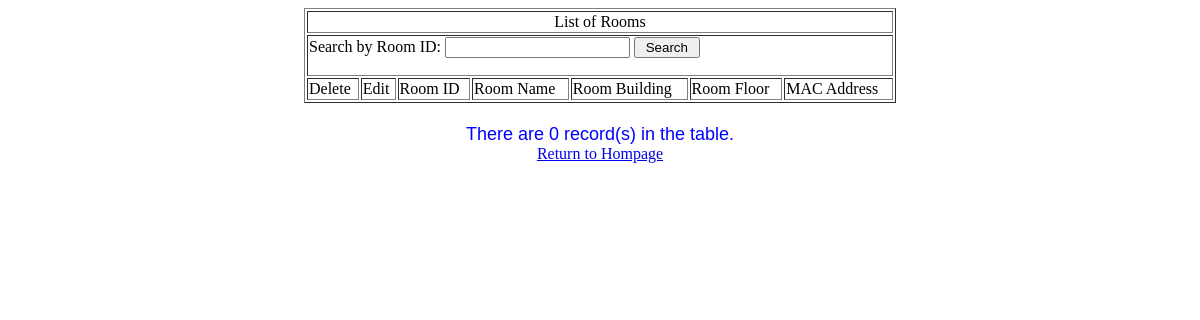
Before: /roomlist.php with the older database file.
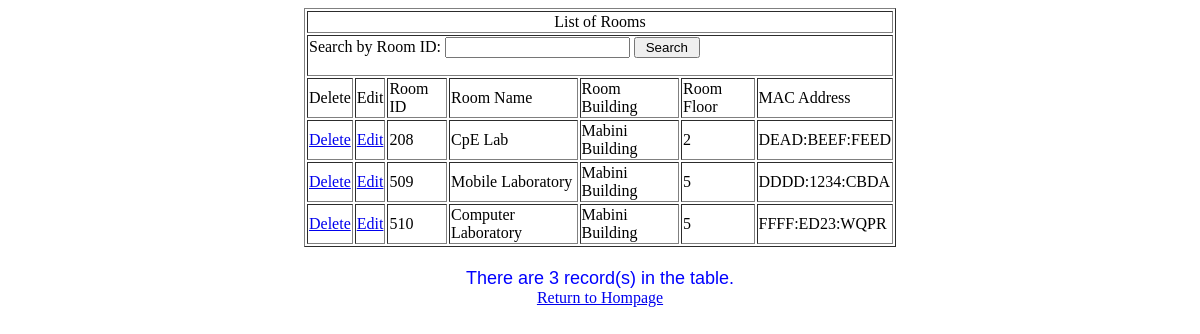
After: the same page with the newer database file.
### tables this page shows
CREATE TABLE `tbl_roomlist` (
  `room_id` varchar(5) NOT NULL,
  `room_name` varchar(100) NOT NULL,
  `room_bldg` varchar(100) NOT NULL,
  `room_floor` varchar(50) NOT NULL,
  `mac_address` varchar(100) NOT NULL
);

### roomlist.php (the view, shortened to what this page needs)
<html>
<head>
</head>
<body>
<center>
<table WIDTH=50% BORDER=1>
	<tr>
		<td COLSPAN=8 ALIGN="CENTER">List of Rooms</td>
	</tr>
	<tr>
		<td COLSPAN=8>
		<form NAME="searchArea" METHOD="POST" ACTION="">
			<label>Search by Room ID:</label>
			<input TYPE="text" ID="txtSearchLN" NAME="txtSearchLN">
                        <input TYPE="submit" VALUE=" Search ">
		</form>
		</td>
	</tr>
	<tr>
                <td>Delete</td>
                <td>Edit</td>
		<td>Room ID</td>
		<td>Room Name</td>
		<td>Room Building</td>
		<td>Room Floor</td>
		<td>MAC Address</td>
	</tr>
<?php
include 'connect.php';
$searchLN = $_POST['txtSearchLN'];
if ($searchLN=="undefined")
 {
   $SQL = mysqli_query($con,"SELECT * FROM tbl_roomlist ORDER BY room_id");
 }
else
 {
   $SQL=mysqli_query($con,"SELECT * FROM tbl_roomlist WHERE room_id LIKE '$searchLN%'");
 }
while($row=mysqli_fetch_array($SQL))
	{
 ?>
	<tr>
		<td ALIGN="CENTER"><a onclick="return Del()" href="delete_room.php?SID=<?php echo $row['room_id']; ?>">Delete</a></td>
		<td ALIGN="CENTER"><a href="edit_room.php?SID=<?php echo $row['room_id']; ?>">Edit</a></td>
		<td><?php echo $row['room_id']; ?></td>
		<td><?php echo $row['room_name']; ?></td>
		<td><?php echo $row['room_bldg']; ?></td>
		<td><?php echo $row['room_floor']; ?></td>
		<td><?php echo $row['mac_address']; ?></td>
	</tr>
	<?php
	}
	?>
</table>
 <font size="4" face="arial"  color="blue">
  <?php
 include 'connect.php';
  $result = mysqli_query($con,"SELECT * FROM tbl_roomlist ");
$rows = mysqli_num_rows($result);
 echo "<br>";
  echo "There are " . $rows . " record(s) in the table. ";
    ?>
    </font>
    <br><a href="homepage.php">Return to Hompage</a></br>
</body>
</html>

Changed rows visible on the page:
added tbl_roomlist: room_id "208", room_name "CpE Lab", room_bldg "Mabini Building", room_floor "2", mac_address "DEAD:BEEF:FEED"
added tbl_roomlist: room_id "509", room_name "Mobile Laboratory", room_bldg "Mabini Building", room_floor "5", mac_address "DDDD:1234:CBDA"
added tbl_roomlist: room_id "510", room_name "Computer Laboratory", room_bldg "Mabini Building", room_floor "5", mac_address "FFFF:ED23:WQPR"
Other visible differences:
$rows: "0" → "3"
